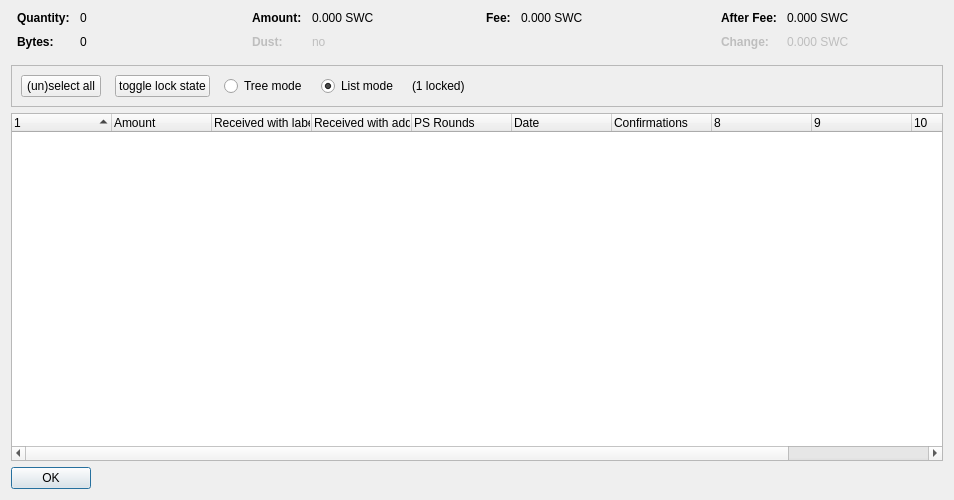
<?xml version="1.0" encoding="UTF-8"?>
<ui version="4.0">
 <class>CoinControlDialog</class>
 <widget class="QDialog" name="CoinControlDialog">
  <property name="geometry">
   <rect>
    <x>0</x>
    <y>0</y>
    <width>954</width>
    <height>500</height>
   </rect>
  </property>
  <property name="windowTitle">
   <string>Coin Selection</string>
  </property>
  <layout class="QVBoxLayout" name="verticalLayout">
   <item>
    <layout class="QHBoxLayout" name="horizontalLayoutTop" stretch="0,0,0,0">
     <property name="topMargin">
      <number>0</number>
     </property>
     <property name="bottomMargin">
      <number>10</number>
     </property>
     <item>
      <layout class="QFormLayout" name="formLayoutCoinControl1">
       <property name="horizontalSpacing">
        <number>10</number>
       </property>
       <property name="verticalSpacing">
        <number>10</number>
       </property>
       <property name="leftMargin">
        <number>6</number>
       </property>
       <property name="rightMargin">
        <number>6</number>
       </property>
       <item row="0" column="0">
        <widget class="QLabel" name="labelCoinControlQuantityText">
         <property name="font">
          <font>
           <weight>75</weight>
           <bold>true</bold>
          </font>
         </property>
         <property name="text">
          <string>Quantity:</string>
         </property>
        </widget>
       </item>
       <item row="0" column="1">
        <widget class="QLabel" name="labelCoinControlQuantity">
         <property name="cursor">
          <cursorShape>IBeamCursor</cursorShape>
         </property>
         <property name="contextMenuPolicy">
          <enum>Qt::ActionsContextMenu</enum>
         </property>
         <property name="text">
          <string notr="true">0</string>
         </property>
         <property name="textInteractionFlags">
          <set>Qt::LinksAccessibleByMouse|Qt::TextSelectableByKeyboard|Qt::TextSelectableByMouse</set>
         </property>
        </widget>
       </item>
       <item row="1" column="0">
        <widget class="QLabel" name="labelCoinControlBytesText">
         <property name="font">
          <font>
           <weight>75</weight>
           <bold>true</bold>
          </font>
         </property>
         <property name="text">
          <string>Bytes:</string>
         </property>
        </widget>
       </item>
       <item row="1" column="1">
        <widget class="QLabel" name="labelCoinControlBytes">
         <property name="cursor">
          <cursorShape>IBeamCursor</cursorShape>
         </property>
         <property name="contextMenuPolicy">
          <enum>Qt::ActionsContextMenu</enum>
         </property>
         <property name="text">
          <string notr="true">0</string>
         </property>
         <property name="textInteractionFlags">
          <set>Qt::LinksAccessibleByMouse|Qt::TextSelectableByKeyboard|Qt::TextSelectableByMouse</set>
         </property>
        </widget>
       </item>
      </layout>
     </item>
     <item>
      <layout class="QFormLayout" name="formLayoutCoinControl2">
       <property name="horizontalSpacing">
        <number>10</number>
       </property>
       <property name="verticalSpacing">
        <number>10</number>
       </property>
       <property name="leftMargin">
        <number>6</number>
       </property>
       <property name="rightMargin">
        <number>6</number>
       </property>
       <item row="0" column="0">
        <widget class="QLabel" name="labelCoinControlAmountText">
         <property name="font">
          <font>
           <weight>75</weight>
           <bold>true</bold>
          </font>
         </property>
         <property name="text">
          <string>Amount:</string>
         </property>
        </widget>
       </item>
       <item row="0" column="1">
        <widget class="QLabel" name="labelCoinControlAmount">
         <property name="cursor">
          <cursorShape>IBeamCursor</cursorShape>
         </property>
         <property name="contextMenuPolicy">
          <enum>Qt::ActionsContextMenu</enum>
         </property>
         <property name="text">
          <string notr="true">0.000 SWC</string>
         </property>
         <property name="textInteractionFlags">
          <set>Qt::LinksAccessibleByMouse|Qt::TextSelectableByKeyboard|Qt::TextSelectableByMouse</set>
         </property>
        </widget>
       </item>
       <item row="1" column="0">
        <widget class="QLabel" name="labelCoinControlLowOutputText">
         <property name="enabled">
          <bool>false</bool>
         </property>
         <property name="font">
          <font>
           <weight>75</weight>
           <bold>true</bold>
          </font>
         </property>
         <property name="text">
          <string>Dust:</string>
         </property>
        </widget>
       </item>
       <item row="1" column="1">
        <widget class="QLabel" name="labelCoinControlLowOutput">
         <property name="enabled">
          <bool>false</bool>
         </property>
         <property name="cursor">
          <cursorShape>IBeamCursor</cursorShape>
         </property>
         <property name="contextMenuPolicy">
          <enum>Qt::ActionsContextMenu</enum>
         </property>
         <property name="text">
          <string notr="true">no</string>
         </property>
         <property name="textInteractionFlags">
          <set>Qt::LinksAccessibleByMouse|Qt::TextSelectableByKeyboard|Qt::TextSelectableByMouse</set>
         </property>
        </widget>
       </item>
      </layout>
     </item>
     <item>
      <layout class="QFormLayout" name="formLayoutCoinControl3">
       <property name="horizontalSpacing">
        <number>10</number>
       </property>
       <property name="verticalSpacing">
        <number>10</number>
       </property>
       <property name="leftMargin">
        <number>6</number>
       </property>
       <property name="rightMargin">
        <number>6</number>
       </property>
       <item row="0" column="0">
        <widget class="QLabel" name="labelCoinControlFeeText">
         <property name="font">
          <font>
           <weight>75</weight>
           <bold>true</bold>
          </font>
         </property>
         <property name="text">
          <string>Fee:</string>
         </property>
        </widget>
       </item>
       <item row="0" column="1">
        <widget class="QLabel" name="labelCoinControlFee">
         <property name="cursor">
          <cursorShape>IBeamCursor</cursorShape>
         </property>
         <property name="contextMenuPolicy">
          <enum>Qt::ActionsContextMenu</enum>
         </property>
         <property name="text">
          <string notr="true">0.000 SWC</string>
         </property>
         <property name="textInteractionFlags">
          <set>Qt::LinksAccessibleByMouse|Qt::TextSelectableByKeyboard|Qt::TextSelectableByMouse</set>
         </property>
        </widget>
       </item>
      </layout>
     </item>
     <item>
      <layout class="QFormLayout" name="formLayoutCoinControl4">
       <property name="horizontalSpacing">
        <number>10</number>
       </property>
       <property name="verticalSpacing">
        <number>10</number>
       </property>
       <property name="leftMargin">
        <number>6</number>
       </property>
       <property name="rightMargin">
        <number>6</number>
       </property>
       <item row="0" column="0">
        <widget class="QLabel" name="labelCoinControlAfterFeeText">
         <property name="font">
          <font>
           <weight>75</weight>
           <bold>true</bold>
          </font>
         </property>
         <property name="text">
          <string>After Fee:</string>
         </property>
        </widget>
       </item>
       <item row="0" column="1">
        <widget class="QLabel" name="labelCoinControlAfterFee">
         <property name="cursor">
          <cursorShape>IBeamCursor</cursorShape>
         </property>
         <property name="contextMenuPolicy">
          <enum>Qt::ActionsContextMenu</enum>
         </property>
         <property name="text">
          <string notr="true">0.000 SWC</string>
         </property>
         <property name="textInteractionFlags">
          <set>Qt::LinksAccessibleByMouse|Qt::TextSelectableByKeyboard|Qt::TextSelectableByMouse</set>
         </property>
        </widget>
       </item>
       <item row="1" column="0">
        <widget class="QLabel" name="labelCoinControlChangeText">
         <property name="enabled">
          <bool>false</bool>
         </property>
         <property name="font">
          <font>
           <weight>75</weight>
           <bold>true</bold>
          </font>
         </property>
         <property name="text">
          <string>Change:</string>
         </property>
        </widget>
       </item>
       <item row="1" column="1">
        <widget class="QLabel" name="labelCoinControlChange">
         <property name="enabled">
          <bool>false</bool>
         </property>
         <property name="cursor">
          <cursorShape>IBeamCursor</cursorShape>
         </property>
         <property name="contextMenuPolicy">
          <enum>Qt::ActionsContextMenu</enum>
         </property>
         <property name="text">
          <string notr="true">0.000 SWC</string>
         </property>
         <property name="textInteractionFlags">
          <set>Qt::LinksAccessibleByMouse|Qt::TextSelectableByKeyboard|Qt::TextSelectableByMouse</set>
         </property>
        </widget>
       </item>
      </layout>
     </item>
    </layout>
   </item>
   <item>
    <widget class="QFrame" name="frame">
     <property name="minimumSize">
      <size>
       <width>0</width>
       <height>40</height>
      </size>
     </property>
     <property name="frameShape">
      <enum>QFrame::StyledPanel</enum>
     </property>
     <property name="frameShadow">
      <enum>QFrame::Sunken</enum>
     </property>
     <layout class="QHBoxLayout" name="horizontalLayout">
      <item>
       <layout class="QHBoxLayout" name="horizontalLayoutPanel" stretch="0,0,0,0,0,0">
        <property name="spacing">
         <number>14</number>
        </property>
        <item>
         <widget class="QPushButton" name="pushButtonSelectAll">
          <property name="sizePolicy">
           <sizepolicy hsizetype="Maximum" vsizetype="Fixed">
            <horstretch>0</horstretch>
            <verstretch>0</verstretch>
           </sizepolicy>
          </property>
          <property name="text">
           <string>(un)select all</string>
          </property>
          <property name="autoDefault">
           <bool>false</bool>
          </property>
         </widget>
        </item>
        <item>
         <widget class="QPushButton" name="pushButtonToggleLock">
          <property name="sizePolicy">
           <sizepolicy hsizetype="Maximum" vsizetype="Fixed">
            <horstretch>0</horstretch>
            <verstretch>0</verstretch>
           </sizepolicy>
          </property>
          <property name="text">
           <string>toggle lock state</string>
          </property>
          <property name="autoDefault">
           <bool>false</bool>
          </property>
         </widget>
        </item>
        <item>
         <widget class="QRadioButton" name="radioTreeMode">
          <property name="sizePolicy">
           <sizepolicy hsizetype="Maximum" vsizetype="Fixed">
            <horstretch>0</horstretch>
            <verstretch>0</verstretch>
           </sizepolicy>
          </property>
          <property name="text">
           <string>Tree mode</string>
          </property>
         </widget>
        </item>
        <item>
         <widget class="QRadioButton" name="radioListMode">
          <property name="sizePolicy">
           <sizepolicy hsizetype="Maximum" vsizetype="Fixed">
            <horstretch>0</horstretch>
            <verstretch>0</verstretch>
           </sizepolicy>
          </property>
          <property name="text">
           <string>List mode</string>
          </property>
          <property name="checked">
           <bool>true</bool>
          </property>
         </widget>
        </item>
        <item>
         <widget class="QLabel" name="labelLocked">
          <property name="text">
           <string>(1 locked)</string>
          </property>
         </widget>
        </item>
        <item>
         <spacer name="horizontalSpacer">
          <property name="orientation">
           <enum>Qt::Horizontal</enum>
          </property>
          <property name="sizeHint" stdset="0">
           <size>
            <width>40</width>
            <height>20</height>
           </size>
          </property>
         </spacer>
        </item>
       </layout>
      </item>
     </layout>
    </widget>
   </item>
   <item>
    <widget class="CoinControlTreeWidget" name="treeWidget">
     <property name="contextMenuPolicy">
      <enum>Qt::CustomContextMenu</enum>
     </property>
     <property name="sortingEnabled">
      <bool>false</bool>
     </property>
     <property name="columnCount">
      <number>11</number>
     </property>
     <attribute name="headerShowSortIndicator" stdset="0">
      <bool>true</bool>
     </attribute>
     <attribute name="headerStretchLastSection">
      <bool>false</bool>
     </attribute>
     <column>
      <property name="text">
       <string/>
      </property>
     </column>
     <column>
      <property name="text">
       <string>Amount</string>
      </property>
     </column>
     <column>
      <property name="text">
       <string>Received with label</string>
      </property>
     </column>
     <column>
      <property name="text">
       <string>Received with address</string>
      </property>
     </column>
     <column>
      <property name="text">
       <string>PS Rounds</string>
      </property>
     </column>
     <column>
      <property name="text">
       <string>Date</string>
      </property>
     </column>
     <column>
      <property name="text">
       <string>Confirmations</string>
      </property>
      <property name="toolTip">
       <string>Confirmed</string>
      </property>
     </column>
     <column>
      <property name="text">
       <string/>
      </property>
     </column>
     <column>
      <property name="text">
       <string/>
      </property>
     </column>
     <column>
      <property name="text">
       <string/>
      </property>
     </column>
     <column>
      <property name="text">
       <string/>
      </property>
     </column>
    </widget>
   </item>
   <item>
    <widget class="QDialogButtonBox" name="buttonBox">
     <property name="sizePolicy">
      <sizepolicy hsizetype="Maximum" vsizetype="Fixed">
       <horstretch>0</horstretch>
       <verstretch>0</verstretch>
      </sizepolicy>
     </property>
     <property name="orientation">
      <enum>Qt::Horizontal</enum>
     </property>
     <property name="standardButtons">
      <set>QDialogButtonBox::Ok</set>
     </property>
    </widget>
   </item>
  </layout>
 </widget>
 <customwidgets>
  <customwidget>
   <class>CoinControlTreeWidget</class>
   <extends>QTreeWidget</extends>
   <header>coincontroltreewidget.h</header>
  </customwidget>
 </customwidgets>
 <resources/>
 <connections/>
</ui>
